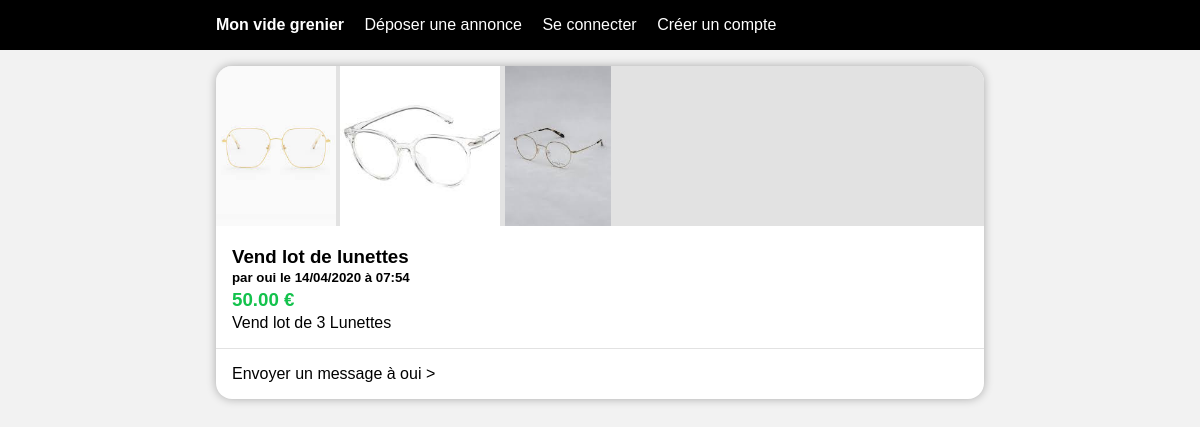
Page /item.php?id=oui5e95a490b122c on the committed database.
### tables this page shows
CREATE TABLE `Annonce` (
  `ID_Annonce` varchar(32) NOT NULL,
  `ID_Utilisateur` varchar(10) NOT NULL,
  `Type` varchar(10) NOT NULL,
  `Nom_A` tinytext NOT NULL,
  `Prix_A` decimal(10,2) NOT NULL,
  `Date_A` datetime NOT NULL,
  `Desc_A` text NOT NULL,
  `IMG1_A` varchar(32) NOT NULL,
  `IMG2_A` varchar(32) NOT NULL,
  `IMG3_A` varchar(32) NOT NULL
);

### htdocs/card.php (the view, shortened to what this page needs)
<?php
    function echo_card($img1, $img2, $img3, $titre, $soustitre, $prix, $desc, $lien, $footer) {
        ?><article class='card'>
            <div class='card__header'>
                <img src='<?php echo "img/$img1";?>' class='card__img'>
                <img src='<?php echo "img/$img2";?>' class='card__img'>
                <img src='<?php echo "img/$img3";?>' class='card__img'>
            </div>
            <div class='card__content'>
                <h3 class='card__text'><?php echo $titre;?></h3>
                <h5 class='card__text'><?php echo $soustitre;?></h5>
                <h3 class='card__text card__text--blue'><?php echo "$prix €";?></h3>
                <p class='card__text'><?php echo nl2br($desc);?></p>
            </div>
            <a href='<?php echo $lien;?>' class='card__footer'><?php echo $footer;?></a>
        </article><?php
    }
        ?><article class='card'>

### htdocs/css/style.css (style rules this page uses)
body, h1, h2, h3, h4, h5, h6, p, ol, ul { margin: 0; padding: 0; font-family: Arial, Helvetica, sans-serif; }
body { background: #F2F2F2; }
.card { margin: 1em 0; border-radius: 1em; overflow: hidden; background: white; box-shadow: 0 0 10px rgba(0,0,0,0.3); }
.card__header { height: 10em; background: #E2E2E2; white-space: nowrap; overflow-x:auto; overflow-y:hidden; }
.card__img { height: 100%; width: auto; }
.card__content { padding: 1em; }
.card__text { margin-top: .2em; color: black; }
.card__text--blue { color: #13C24C ; }
.card__footer { display: block; border-top: 1px solid #E2E2E2; padding: 1em; text-decoration : none; color: black; }

### rows in the picture
annonce: IMG2_A (picture), IMG3_A (picture), Nom_A "Vend lot de lunettes", Prix_A "50.00", Desc_A "Vend lot de 3 Lunettes"

### other values in the picture
$soustitre "par oui le 14/04/2020 à 07:54"
$footer "Envoyer un message à oui >"
